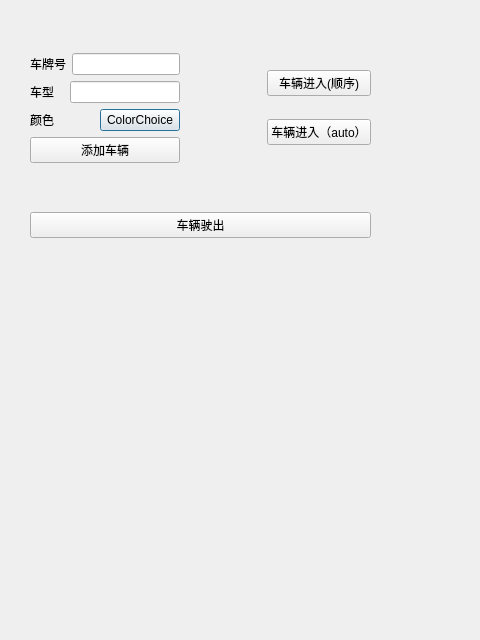
<?xml version="1.0" encoding="UTF-8"?>
<ui version="4.0">
 <class>manageSetDialog</class>
 <widget class="QDialog" name="manageSetDialog">
  <property name="geometry">
   <rect>
    <x>0</x>
    <y>0</y>
    <width>480</width>
    <height>640</height>
   </rect>
  </property>
  <property name="windowTitle">
   <string>Dialog</string>
  </property>
  <widget class="QWidget" name="verticalLayoutWidget">
   <property name="geometry">
    <rect>
     <x>30</x>
     <y>10</y>
     <width>341</width>
     <height>271</height>
    </rect>
   </property>
   <layout class="QVBoxLayout" name="verticalLayout_4">
    <item>
     <layout class="QHBoxLayout" name="horizontalLayout_4">
      <item>
       <layout class="QVBoxLayout" name="verticalLayout_2">
        <item>
         <layout class="QVBoxLayout" name="verticalLayout">
          <item>
           <layout class="QHBoxLayout" name="horizontalLayout">
            <item>
             <widget class="QLabel" name="label">
              <property name="text">
               <string>车牌号</string>
              </property>
             </widget>
            </item>
            <item>
             <widget class="QLineEdit" name="addCarNum"/>
            </item>
           </layout>
          </item>
          <item>
           <layout class="QHBoxLayout" name="horizontalLayout_2">
            <item>
             <widget class="QLabel" name="label_2">
              <property name="text">
               <string>车型   </string>
              </property>
             </widget>
            </item>
            <item>
             <widget class="QLineEdit" name="addCarStyle"/>
            </item>
           </layout>
          </item>
          <item>
           <layout class="QHBoxLayout" name="horizontalLayout_3">
            <item>
             <widget class="QLabel" name="label_3">
              <property name="text">
               <string>颜色</string>
              </property>
             </widget>
            </item>
            <item>
             <widget class="QPushButton" name="ColorChoice">
              <property name="text">
               <string>ColorChoice</string>
              </property>
             </widget>
            </item>
           </layout>
          </item>
         </layout>
        </item>
        <item>
         <widget class="QPushButton" name="addCar">
          <property name="text">
           <string>添加车辆</string>
          </property>
         </widget>
        </item>
       </layout>
      </item>
      <item>
       <spacer name="horizontalSpacer">
        <property name="orientation">
         <enum>Qt::Orientation::Horizontal</enum>
        </property>
        <property name="sizeHint" stdset="0">
         <size>
          <width>40</width>
          <height>20</height>
         </size>
        </property>
       </spacer>
      </item>
      <item>
       <layout class="QVBoxLayout" name="verticalLayout_3">
        <item>
         <widget class="QPushButton" name="CarEnter">
          <property name="text">
           <string>车辆进入(顺序)</string>
          </property>
         </widget>
        </item>
        <item>
         <widget class="QPushButton" name="CarEnterAuto">
          <property name="text">
           <string>车辆进入（auto）</string>
          </property>
         </widget>
        </item>
       </layout>
      </item>
     </layout>
    </item>
    <item>
     <widget class="QPushButton" name="CarOut">
      <property name="text">
       <string>车辆驶出</string>
      </property>
     </widget>
    </item>
   </layout>
  </widget>
 </widget>
 <resources/>
 <connections/>
</ui>
